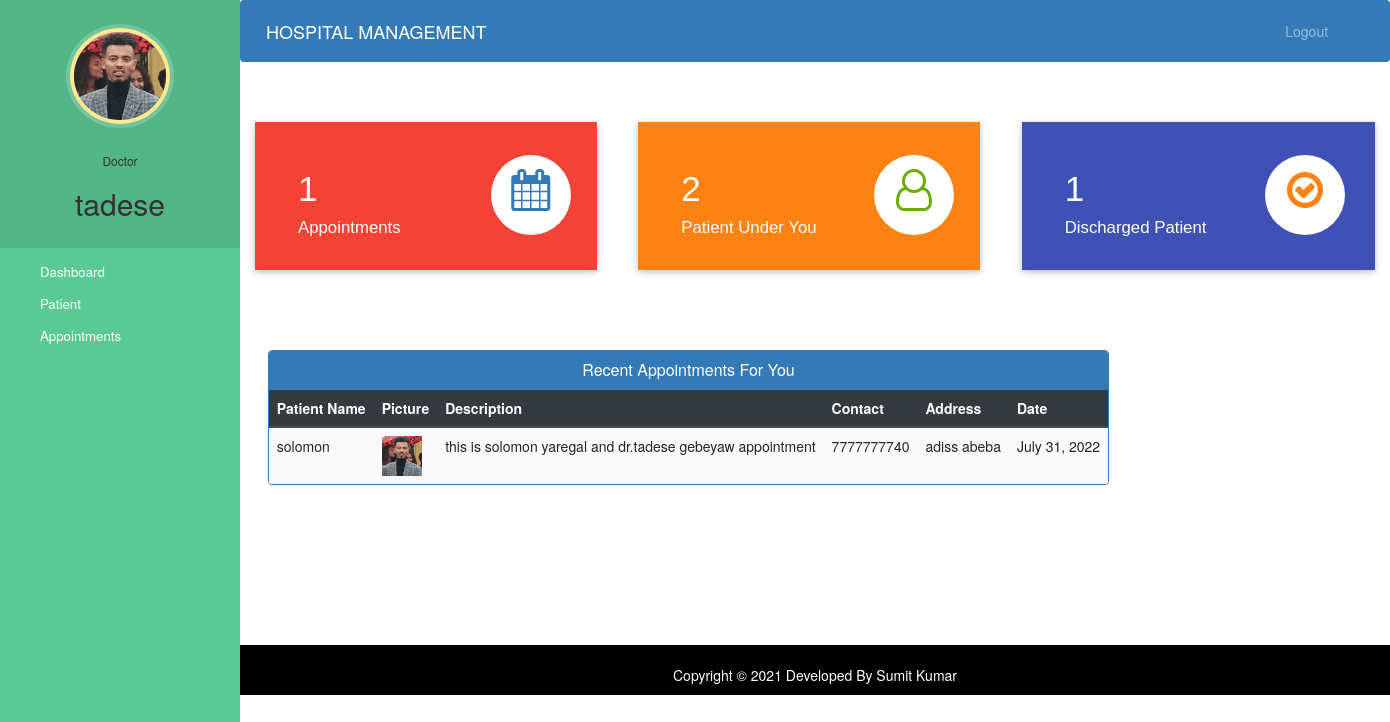
The app's page /doctor-dashboard (signed in) with its own data.
### hospital/models.py (models this page shows, shortened)
class Doctor(models.Model):
    user=models.OneToOneField(User,on_delete=models.CASCADE)
    profile_pic= models.ImageField(upload_to='profile_pic/DoctorProfilePic/',null=True,blank=True)
    address = models.CharField(max_length=40)
    mobile = models.CharField(max_length=20,null=True)
    department= models.CharField(max_length=50,choices=departments,default='Cardiologist')
    status=models.BooleanField(default=False)

class Appointment(models.Model):
    patientId=models.PositiveIntegerField(null=True)
    doctorId=models.PositiveIntegerField(null=True)
    patientName=models.CharField(max_length=40,null=True)
    doctorName=models.CharField(max_length=40,null=True)
    appointmentDate=models.DateField(auto_now=True)
    description=models.TextField(max_length=500)
    status=models.BooleanField(default=False)

class Patient(models.Model):
    user=models.OneToOneField(User,on_delete=models.CASCADE)
    profile_pic= models.ImageField(upload_to='profile_pic/PatientProfilePic/',null=True,blank=True)
    address = models.CharField(max_length=40)
    mobile = models.CharField(max_length=20,null=False)
    symptoms = models.CharField(max_length=100,null=False)
    assignedDoctorId = models.PositiveIntegerField(null=True)
    admitDate=models.DateField(auto_now=True)
    status=models.BooleanField(default=False)

### hospital/views.py (the view)
# urls.py: path('doctor-dashboard', views.doctor_dashboard_view,name='doctor-dashboard'),
@login_required(login_url='doctorlogin')
@user_passes_test(is_doctor)
def doctor_dashboard_view(request):
    patientcount=models.Patient.objects.all().filter(status=True,assignedDoctorId=request.user.id).count()
    appointmentcount=models.Appointment.objects.all().filter(status=True,doctorId=request.user.id).count()
    patientdischarged=models.PatientDischargeDetails.objects.all().distinct().filter(assignedDoctorName=request.user.first_name).count()
    appointments=models.Appointment.objects.all().filter(status=True,doctorId=request.user.id).order_by('-id')
    patientid=[]
    for a in appointments:
        patientid.append(a.patientId)
    patients=models.Patient.objects.all().filter(status=True,user_id__in=patientid).order_by('-id')
    appointments=zip(appointments,patients)
    mydict={
    'patientcount':patientcount,
    'appointmentcount':appointmentcount,
    'patientdischarged':patientdischarged,
    'appointments':appointments,
    'doctor':models.Doctor.objects.get(user_id=request.user.id), #for profile picture of doctor in sidebar
    }
    return render(request,'hospital/doctor_dashboard.html',context=mydict)

### hospital/views.py (called while the page is built)
def is_doctor(user):
    return user.groups.filter(name='DOCTOR').exists()

### templates/hospital/doctor_dashboard.html
{% extends 'hospital/doctor_base.html' %}
{% load static %}
{% block content %}
{%include 'hospital/doctor_dashboard_cards.html'%}
<br><br><br><br>
<div class="container">
  <div class="row">
    <div class="panel panel-primary" style="margin-left:2%;">
      <div class="panel-heading" style="text-align:center;">
        <h6 class="panel-title">Recent Appointments For You</h6>
      </div>
      <table class="table table-hover table-striped" id="dev-table">
        <thead class="thead-dark">
          <tr>
            <th>Patient Name</th>
            <th>Picture</th>
            <th>Description</th>
            <th>Contact</th>
            <th>Address</th>
            <th>Date</th>
          </tr>
        </thead>
        {% for a,p in appointments %}
        <tr>
          <td>{{a.patientName}}</td>
          <td> <img src="{% static p.profile_pic.url %}" alt="Profile Pic" height="40px" width="40px" /></td>
          <td>{{a.description}}</td>
          <td>{{p.mobile}}</td>
          <td>{{p.address}}</td>
          <td>{{a.appointmentDate}}</td>
        </tr>
        {% endfor %}
      </table>
    </div>
  </div>
</div>
{% endblock content %}

### templates/hospital/doctor_base.html (shortened to what this page needs)
<!DOCTYPE html>
{% load static %}
<html lang="en">
<head>
  <link rel="stylesheet" href="https://stackpath.bootstrapcdn.com/bootstrap/4.3.1/css/bootstrap.min.css">
  <link rel="stylesheet" href="https://maxcdn.bootstrapcdn.com/font-awesome/4.7.0/css/font-awesome.min.css">
</head>
<body>
  <nav class="menu" tabindex="0">
    <header class="avatar">
      <img src="{% static doctor.profile_pic.url %}" alt="Profile Pic" />
      <br><br>
      <h6>Doctor</h6>
      <h2>{{request.user.first_name}}</h2>
    </header>
    <ul>
      <li tabindex="0" class="icon-dashboard"> <a style="color:white; text-decoration:none;" href="/doctor-dashboard"><span>Dashboard</span></a> </li>
      <li tabindex="0" class="icon-users"> <a style="color:white; text-decoration:none;" href="/doctor-patient"><span>Patient</span></a></li>
      <li tabindex="0" class="icon-calendar"> <a style="color:white; text-decoration:none;" href="/doctor-appointment"><span>Appointments</span></a></li>
    </ul>
  </nav>
  <main>
    <div class="bs-example">
      <nav class="navbar navbar-expand-md  navbar-dark fixed-top" style="background:#337AB7;">
        <a href="/doctor-dashboard" class="navbar-brand">HOSPITAL MANAGEMENT</a>
        <div class="collapse navbar-collapse justify-content-between" id="navbarCollapse">
          <div class="navbar-nav" style=" margin-left: 90%;">
            <a href="/logout" class="nav-item nav-link">Logout</a>
          </div>
        </div>
      </nav>
    </div>
    <br><br>
    {% block content %}
    {% endblock content %}
    <br><br><br><br><br><br><br>
    <footer>
      <br>
      <div class="container">
        <div class="row">
          <div class="col-md-12 col-sm-12">
            <div style="color:#ffffff;" class="wow fadeInUp footer-copyright">
              <p>
                Copyright &copy; 2021 Developed By Sumit Kumar </p>
            </div>
          </div>
        </div>
      </div>
    </footer>
  </main>
</body>
</html>

### templates/hospital/doctor_base.html (style rules this page uses)
a:link { text-decoration: none; }
a { color: white; }
footer { padding: 0px 0px 0px 0px; background-color: black; margin: 0px; }
p { text-align: center; }
body { padding-left: 240px; }
main { position: relative; height: 100vh; }
.menu { background: #5bc995; height: 100vh; width: 240px; position: fixed; top: 0px; left: 0; z-index: 5; outline: none; }
.menu .avatar { background: rgba(0, 0, 0, 0.1); padding: 2em 0.5em; text-align: center; }
.menu .avatar img { width: 100px; border-radius: 50%; overflow: hidden; border: 4px solid #ffea92; box-shadow: 0 0 0 4px rgba(255, 255, 255, 0.2); }
.menu .avatar h2 { font-weight: normal; margin-bottom: 0; }
.menu ul { list-style: none; padding: 0.5em 0; margin: 0; }
.menu ul li { padding: 0.5em 1em 0.5em 3em; font-size: 0.95em; font-weight: regular; background-repeat: no-repeat; background-position: left 15px center; background-size: auto 20px; transition: all 0.15s linear; cursor: pointer; }
.menu ul li.icon-dashboard { background-image: url("http://www.entypo.com/images//gauge.svg"); }
.menu ul li.icon-users { background-image: url("http://www.entypo.com/images//users.svg"); }
.menu ul li.icon-calendar { background-image: url("http://www.entypo.com/images//calendar.svg"); }

### records on screen
Doctor: profile_pic (picture)
Appointment: patientName "solomon", profile_pic (picture), description "this is solomon yaregal and dr.tadese gebeyaw appointment", mobile "7777777740", address "adiss abeba", appointmentDate "July 31, 2022"

### other values on screen
{{ request.user.first_name }} "tadese"
{{ appointmentcount }} "1"
{{ patientcount }} "2"
{{ patientdischarged }} "1"
